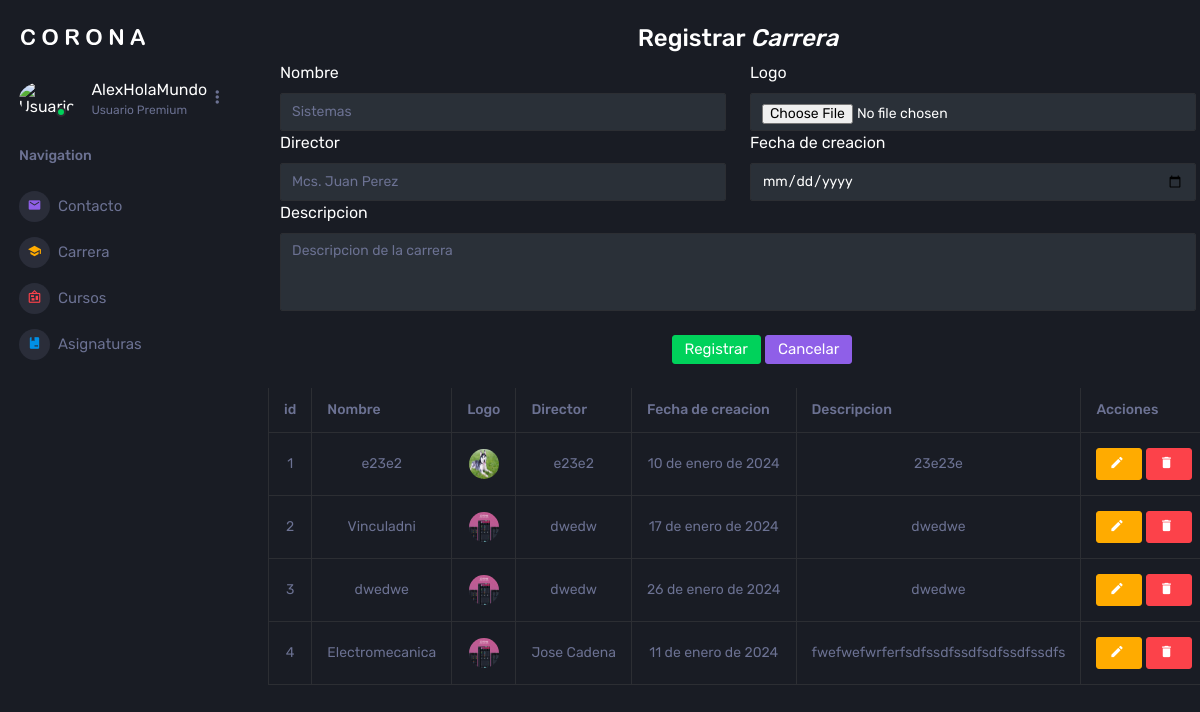
The app's page /listaCarrera/, older data.
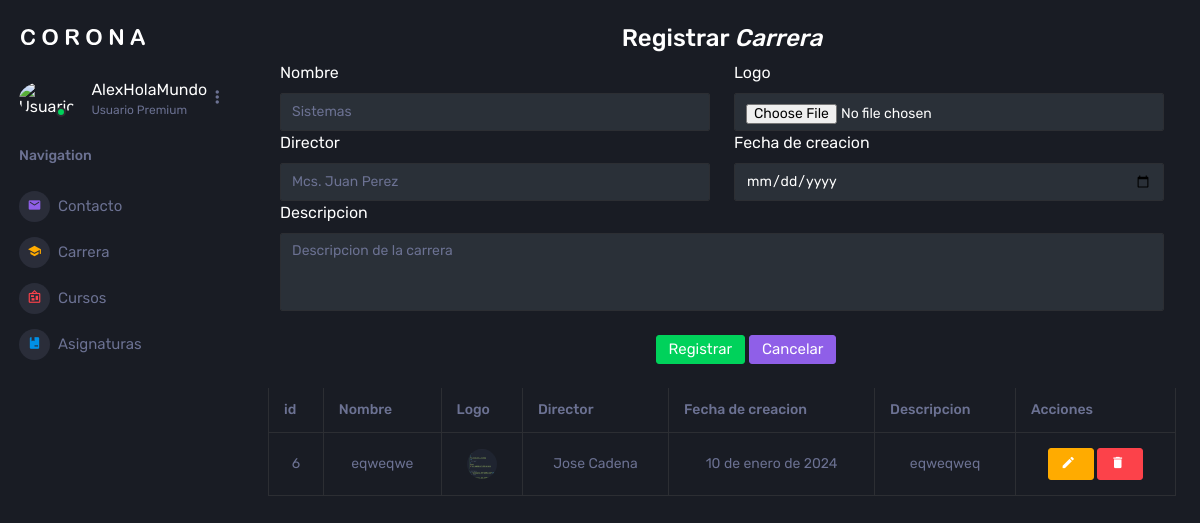
The same page, newer data.
### Aplicaciones/MatriculasWATT/models.py (models this page shows, shortened)
class carreraWATT(models.Model):
    idCarreraWATT = models.AutoField(primary_key=True)
    nombreCarreraWATT = models.CharField(max_length=50)
    logoCarreraWATT = models.FileField(upload_to='logos',null=True, blank=True)
    directorCarreraWATT = models.CharField(max_length=50)
    fechaCreacionCarreraWATT = models.DateField()
    descripcionCarreraWATT = models.CharField(max_length=50)

### Aplicaciones/MatriculasWATT/views.py (the view)
# urls.py: path('listaCarrera/', views.listaCarrera),
def listaCarrera(request):
    carreraBdd=carreraWATT.objects.all()
    return render(request, 'listaCarrera.html', {
        'carreras': carreraBdd
    })

### Aplicaciones/MatriculasWATT/templates/listaCarrera.html (shortened to what the changed rows need)
{%extends './home.html'%} {%block contenido%} {% load static %}
<div class="container m-4">
  <div class="row">
    <div class="table-responsive">
      <table class="table table-bordered" id="tableCarreras">
        <thead>
          <tr>
            <th scope="col">id</th>
            <th scope="col">Nombre</th>
            <th scope="col">Logo</th>
            <th scope="col">Director</th>
            <th scope="col">Fecha de creacion</th>
            <th scope="col">Descripcion</th>
            <th scope="col">Acciones</th>
          </tr>
        </thead>
        <tbody>
          {% for carrera in carreras %}
          <tr>
            <td class="text-center">{{carrera.idCarreraWATT}}</td>
            <td class="text-center">{{carrera.nombreCarreraWATT}}</td>
            <td class="text-center">
              {% if carrera.logoCarreraWATT %}
              <a href="{{carrera.logoCarreraWATT.url}}" target="_blank">
                <img
                  src="{{carrera.logoCarreraWATT.url}}"
                  alt=""
                  width="50px"
                  height="50px"
                />
              </a>
              {% else %}
              <b>N/A</b>
              {% endif %}
            </td>
            <td class="text-center">{{carrera.directorCarreraWATT}}</td>
            <td class="text-center">{{carrera.fechaCreacionCarreraWATT}}</td>
            <td class="text-center">{{carrera.descripcionCarreraWATT}}</td>
            <td class="text-center">
              <a
                href="/editarCarrera/{{carrera.idCarreraWATT}}"
                class="btn btn-warning"
              >
                <i class="mdi mdi-pencil"></i>
              </a>
              <a
                href="javascript:void(0);"
                type="button"
                class="btn btn-danger"
                onclick="eliminarCarrera(' /eliminarCarrera/{{carrera.idCarreraWATT}} ')"
              >
                <i class="mdi mdi-delete"></i>
              </a>
            </td>
          </tr>
          {% endfor %}
        </tbody>
      </table>
    </div>
  </div>
</div>
{%endblock%}

Row changes from the older to the newer data that the page shows:
removed carreraWATT: idCarreraWATT "1", nombreCarreraWATT "e23e2", logoCarreraWATT (picture), directorCarreraWATT "e23e2", fechaCreacionCarreraWATT "10 de enero de 2024", descripcionCarreraWATT "23e23e"
removed carreraWATT: idCarreraWATT "2", nombreCarreraWATT "Vinculadni", logoCarreraWATT (picture), directorCarreraWATT "dwedw", fechaCreacionCarreraWATT "17 de enero de 2024", descripcionCarreraWATT "dwedwe"
removed carreraWATT: idCarreraWATT "3", nombreCarreraWATT "dwedwe", logoCarreraWATT (picture), directorCarreraWATT "dwedw", fechaCreacionCarreraWATT "26 de enero de 2024", descripcionCarreraWATT "dwedwe"
removed carreraWATT: idCarreraWATT "4", nombreCarreraWATT "Electromecanica", logoCarreraWATT (picture), directorCarreraWATT "Jose Cadena", fechaCreacionCarreraWATT "11 de enero de 2024", descripcionCarreraWATT "fwefwefwrferfsdfssdfssdfsdfssdfssdfs"
added carreraWATT: idCarreraWATT "6", nombreCarreraWATT "eqweqwe", logoCarreraWATT (picture), directorCarreraWATT "Jose Cadena", fechaCreacionCarreraWATT "10 de enero de 2024", descripcionCarreraWATT "eqweqweq"
